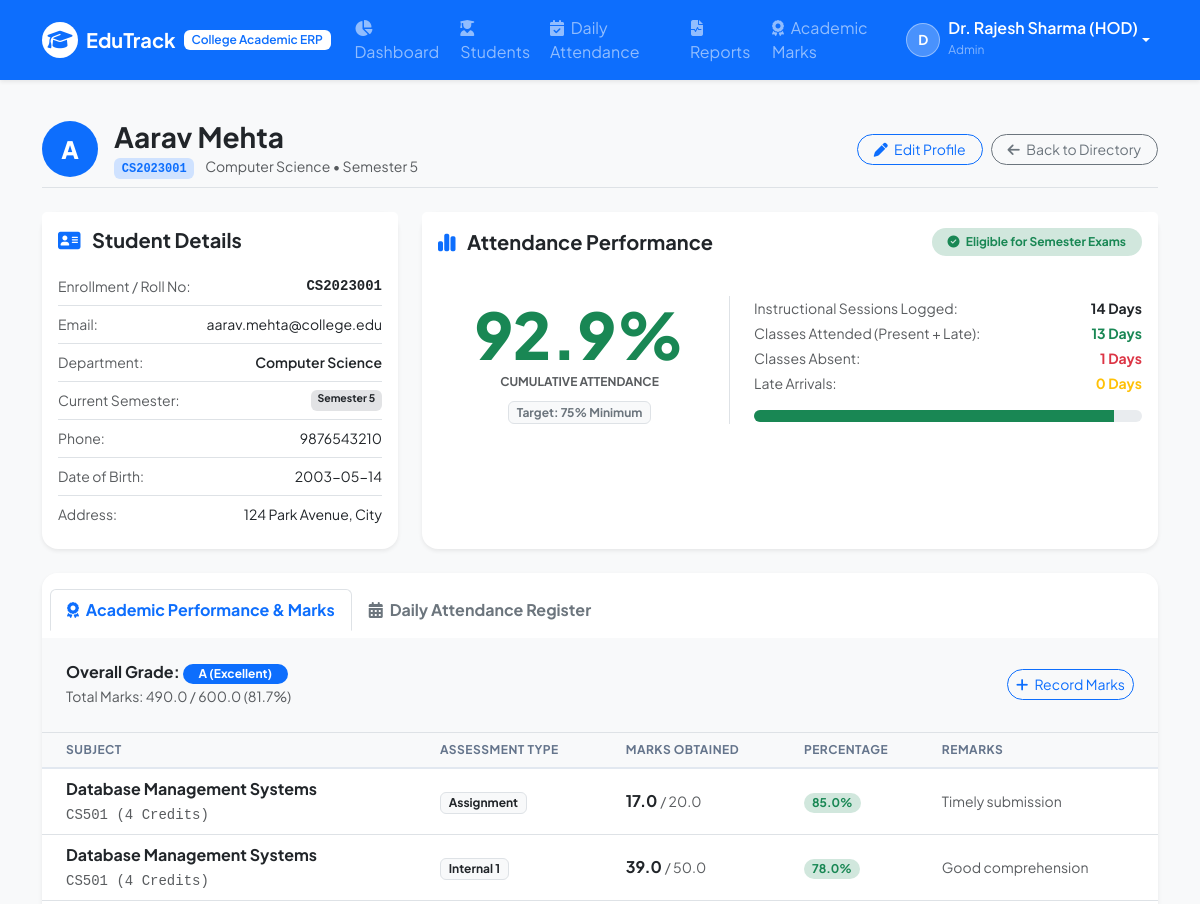
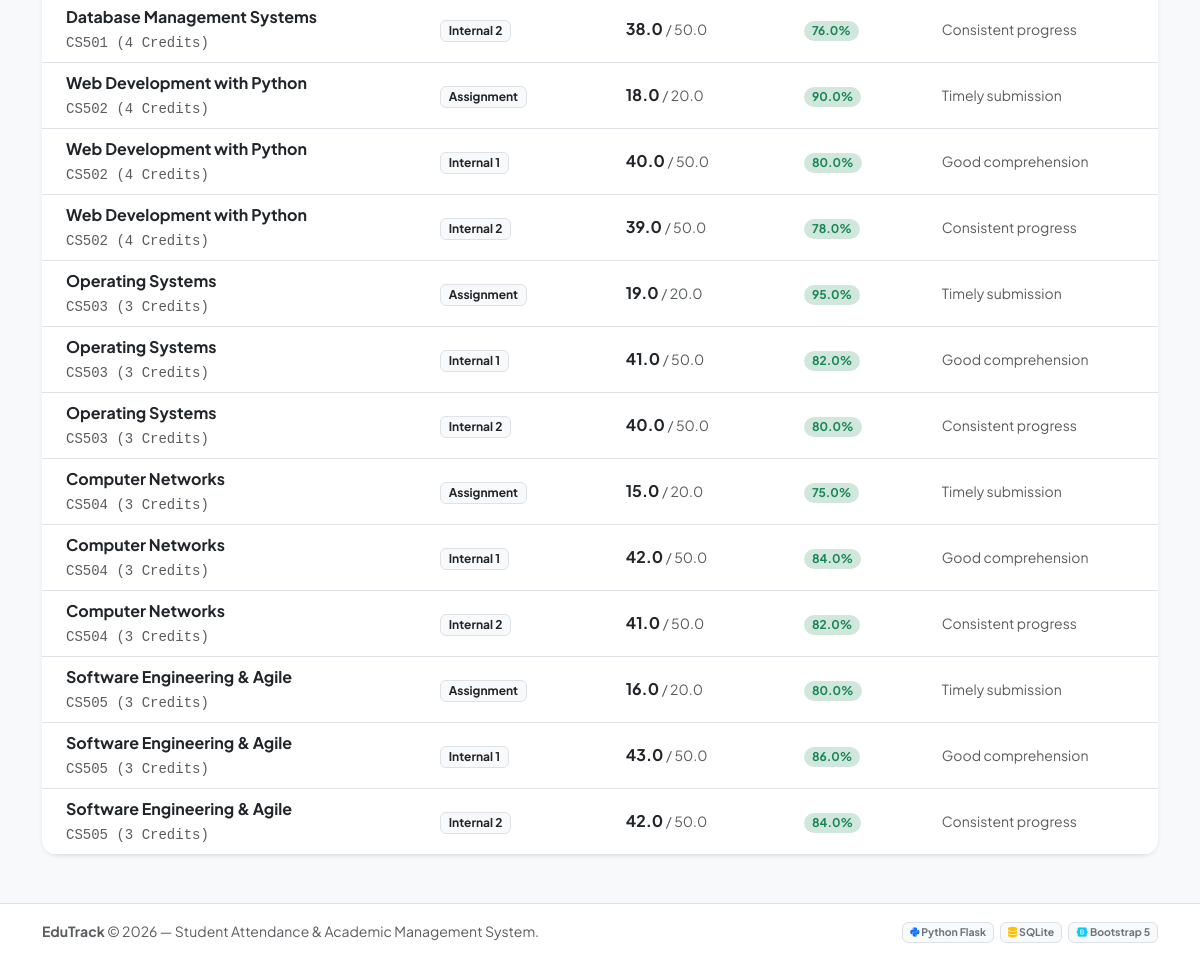
Screenshot of /admin/students/1 (signed in) with the database file from the repository (2 pictures, top to bottom).
### tables this page shows
CREATE TABLE students (
        id INTEGER PRIMARY KEY AUTOINCREMENT,
        roll_no TEXT UNIQUE NOT NULL,
        full_name TEXT NOT NULL,
        email TEXT UNIQUE NOT NULL,
        password_hash TEXT NOT NULL,
        department TEXT NOT NULL,
        semester INTEGER NOT NULL,
        phone TEXT,
        dob TEXT,
        address TEXT,
        created_at TIMESTAMP DEFAULT CURRENT_TIMESTAMP
    );

CREATE TABLE marks (
        id INTEGER PRIMARY KEY AUTOINCREMENT,
        student_id INTEGER NOT NULL,
        subject_id INTEGER NOT NULL,
        exam_type TEXT NOT NULL CHECK(exam_type IN ('Internal 1', 'Internal 2', 'Assignment', 'Semester Final')),
        marks_obtained REAL NOT NULL,
        max_marks REAL NOT NULL DEFAULT 100,
        remarks TEXT,
        created_at TIMESTAMP DEFAULT CURRENT_TIMESTAMP,
        FOREIGN KEY (student_id) REFERENCES students(id) ON DELETE CASCADE,
        FOREIGN KEY (subject_id) REFERENCES subjects(id) ON DELETE CASCADE
    );

CREATE TABLE subjects (
        id INTEGER PRIMARY KEY AUTOINCREMENT,
        subject_code TEXT UNIQUE NOT NULL,
        subject_name TEXT NOT NULL,
        department TEXT NOT NULL,
        semester INTEGER NOT NULL,
        credits INTEGER DEFAULT 3
    );

### app.py (the view)
@app.route('/admin/students/<int:id>')
@login_required
@admin_required
def view_student(id):
    conn = get_db()
    cursor = conn.cursor()
    cursor.execute("SELECT * FROM students WHERE id = ?", (id,))
    student = cursor.fetchone()
    if not student:
        flash('Student record not found.', 'danger')
        conn.close()
        return redirect(url_for('manage_students'))
    attendance_stats = get_student_attendance_stats(id)
    cursor.execute('''
    SELECT date, status, marked_by
    FROM attendance
    WHERE student_id = ?
    ORDER BY date DESC
    ''', (id,))
    attendance_history = cursor.fetchall()
    academic_summary = get_student_academic_summary(id)
    conn.close()
    return render_template(
        'students/view.html',
        student=student,
        attendance_stats=attendance_stats,
        attendance_history=attendance_history,
        academic_summary=academic_summary
    )

### app.py (called while the page is built)
def login_required(f):
    @wraps(f)
    def decorated_function(*args, **kwargs):
        if 'user_id' not in session:
            flash('Please log in to access this portal.', 'warning')
            return redirect(url_for('login'))
        return f(*args, **kwargs)
    return decorated_function

def admin_required(f):
    @wraps(f)
    def decorated_function(*args, **kwargs):
        if session.get('user_type') != 'admin':
            flash('Access restricted to college administrators and faculty only.', 'danger')
            return redirect(url_for('login'))
        return f(*args, **kwargs)
    return decorated_function

@app.context_processor
def inject_now():
    return {'current_year': datetime.now().year, 'today_date': datetime.now().strftime('%Y-%m-%d')}

### database.py (called while the page is built)
def get_db():
    conn = sqlite3.connect(DATABASE_PATH)
    conn.row_factory = sqlite3.Row
    conn.execute("PRAGMA foreign_keys = ON")
    return conn

### templates/students/view.html (shortened to what this page needs)
{% extends "base.html" %}
{% block content %}
<div class="d-flex flex-wrap justify-content-between align-items-center mb-4 pb-2 border-bottom">
    <div class="d-flex align-items-center">
        <span class="avatar-large bg-primary text-white rounded-circle p-3 me-3 d-inline-flex align-items-center justify-content-center fw-black fs-4" style="width: 56px; height: 56px;">
            {{ student.full_name[:1] }}
        </span>
        <div>
            <h3 class="fw-bold text-dark mb-0">{{ student.full_name }}</h3>
            <span class="badge bg-primary-subtle text-primary font-monospace fw-bold">{{ student.roll_no }}</span>
            <span class="text-muted small ms-2">{{ student.department }} • Semester {{ student.semester }}</span>
        </div>
    </div>
    <div class="mt-2 mt-md-0 d-flex gap-2">
        <a href="{{ url_for('edit_student', id=student.id) }}" class="btn btn-outline-primary btn-sm rounded-pill px-3">
            <i class="fa-solid fa-pen me-1"></i> Edit Profile
        </a>
        <a href="{{ url_for('manage_students') }}" class="btn btn-outline-secondary btn-sm rounded-pill px-3">
            <i class="fa-solid fa-arrow-left me-1"></i> Back to Directory
        </a>
    </div>
</div>
<div class="row g-4 mb-4">
    <div class="col-md-5 col-lg-4">
        <div class="card border-0 shadow-sm rounded-4 h-100">
            <div class="card-header bg-white border-0 py-3">
                <h5 class="fw-bold mb-0 text-dark"><i class="fa-solid fa-address-card text-primary me-2"></i> Student Details</h5>
            </div>
            <div class="card-body pt-0">
                <ul class="list-group list-group-flush small">
                    <li class="list-group-item d-flex justify-content-between px-0 py-2">
                        <span class="text-muted">Enrollment / Roll No:</span>
                        <strong class="font-monospace text-dark">{{ student.roll_no }}</strong>
                    </li>
                    <li class="list-group-item d-flex justify-content-between px-0 py-2">
                        <span class="text-muted">Email:</span>
                        <span class="text-dark">{{ student.email }}</span>
                    </li>
                    <li class="list-group-item d-flex justify-content-between px-0 py-2">
                        <span class="text-muted">Department:</span>
                        <span class="fw-semibold text-dark">{{ student.department }}</span>
                    </li>
                    <li class="list-group-item d-flex justify-content-between px-0 py-2">
                        <span class="text-muted">Current Semester:</span>
                        <span class="badge bg-secondary-subtle text-dark">Semester {{ student.semester }}</span>
                    </li>
                    <li class="list-group-item d-flex justify-content-between px-0 py-2">
                        <span class="text-muted">Phone:</span>
                        <span>{{ student.phone or 'Not provided' }}</span>
                    </li>
                    <li class="list-group-item d-flex justify-content-between px-0 py-2">
                        <span class="text-muted">Date of Birth:</span>
                        <span>{{ student.dob or 'Not recorded' }}</span>
                    </li>
                    <li class="list-group-item d-flex justify-content-between px-0 py-2">
                        <span class="text-muted">Address:</span>
                        <span>{{ student.address or 'Campus Hostel' }}</span>
                    </li>
                </ul>
            </div>
        </div>
    </div>
    <div class="col-md-7 col-lg-8">
        <div class="card border-0 shadow-sm rounded-4 h-100">
            <div class="card-header bg-white border-0 py-3 d-flex justify-content-between align-items-center">
                <h5 class="fw-bold mb-0 text-dark"><i class="fa-solid fa-chart-simple text-primary me-2"></i> Attendance Performance</h5>
                {% if attendance_stats.percentage >= 75 %}
                    <span class="badge bg-success-subtle text-success rounded-pill px-3 py-2 fw-bold">
                        <i class="fa-solid fa-circle-check me-1"></i> Eligible for Semester Exams
                    </span>
                {% else %}
                    <span class="badge bg-danger rounded-pill px-3 py-2 fw-bold">
                        <i class="fa-solid fa-triangle-exclamation me-1"></i> Attendance Shortage (<75%)
                    </span>
                {% endif %}
            </div>
            <div class="card-body pt-0">
                <div class="row align-items-center g-3 my-2">
                    <div class="col-sm-5 text-center border-end">
                        <div class="display-3 fw-black {% if attendance_stats.percentage >= 85 %}text-success{% elif attendance_stats.percentage >= 75 %}text-warning{% else %}text-danger{% endif %}">
                            {{ attendance_stats.percentage }}%
                        </div>
                        <div class="text-muted fw-bold text-uppercase fs-8">Cumulative Attendance</div>
                        <div class="mt-2">
                            <span class="badge bg-light text-secondary border">Target: 75% Minimum</span>
                        </div>
                    </div>
                    <div class="col-sm-7 ps-sm-4">
                        <div class="d-flex justify-content-between mb-1 small">
                            <span class="text-muted">Instructional Sessions Logged:</span>
                            <strong>{{ attendance_stats.total_days }} Days</strong>
                        </div>
                        <div class="d-flex justify-content-between mb-1 small">
                            <span class="text-muted">Classes Attended (Present + Late):</span>
                            <strong class="text-success">{{ attendance_stats.attended_days }} Days</strong>
                        </div>
                        <div class="d-flex justify-content-between mb-1 small">
                            <span class="text-muted">Classes Absent:</span>
                            <strong class="text-danger">{{ attendance_stats.absent_days }} Days</strong>
                        </div>
                        <div class="d-flex justify-content-between mb-2 small">
                            <span class="text-muted">Late Arrivals:</span>
                            <strong class="text-warning">{{ attendance_stats.late_days }} Days</strong>
                        </div>
                        <div class="progress rounded-pill mt-3" style="height: 12px;">
                            <div class="progress-bar {% if attendance_stats.percentage >= 85 %}bg-success{% elif attendance_stats.percentage >= 75 %}bg-warning{% else %}bg-danger{% endif %}" role="progressbar" style="width: {{ attendance_stats.percentage }}%;"></div>
                        </div>
                    </div>
                </div>
            </div>
        </div>
    </div>
</div>
<div class="card border-0 shadow-sm rounded-4 overflow-hidden mb-4">
    <div class="card-header bg-white py-3 border-0">
        <ul class="nav nav-tabs card-header-tabs" id="studentDetailTabs" role="tablist">
            <li class="nav-item" role="presentation">
                <button class="nav-link active fw-bold text-primary" id="academic-tab" data-bs-toggle="tab" data-bs-target="#academic-pane" type="button" role="tab">
                    <i class="fa-solid fa-award me-1"></i> Academic Performance & Marks
                </button>
            </li>
            <li class="nav-item" role="presentation">
                <button class="nav-link fw-bold text-secondary" id="history-tab" data-bs-toggle="tab" data-bs-target="#history-pane" type="button" role="tab">
                    <i class="fa-solid fa-calendar-days me-1"></i> Daily Attendance Register
                </button>
            </li>
        </ul>
    </div>
    <div class="card-body p-0">
        <div class="tab-content" id="studentDetailTabContent">
            <div class="tab-pane fade show active" id="academic-pane" role="tabpanel">
                <div class="p-4 bg-light border-bottom d-flex justify-content-between align-items-center">
                    <div>
                        <h6 class="fw-bold mb-0 text-dark">Overall Grade: <span class="badge bg-primary rounded-pill px-3">{{ academic_summary.grade }}</span></h6>
                        <small class="text-muted">Total Marks: {{ academic_summary.total_obtained }} / {{ academic_summary.total_max }} ({{ academic_summary.overall_percentage }}%)</small>
                    </div>
                    <a href="{{ url_for('manage_marks') }}" class="btn btn-sm btn-outline-primary rounded-pill">
                        <i class="fa-solid fa-plus me-1"></i> Record Marks
                    </a>
                </div>
                <div class="table-responsive">
                    <table class="table table-hover align-middle mb-0">
                        <thead class="table-light fs-8 text-uppercase">
                            <tr>
                                <th class="ps-4">Subject</th>
                                <th>Assessment Type</th>
                                <th>Marks Obtained</th>
                                <th>Percentage</th>
                                <th>Remarks</th>
                            </tr>
                        </thead>
                        <tbody>
                            {% if academic_summary.marks_list %}
                                {% for m in academic_summary.marks_list %}
                                    {% set pct = ((m.marks_obtained / m.max_marks) * 100)|round(1) %}
                                    <tr>
                                        <td class="ps-4">
                                            <div class="fw-bold text-dark">{{ m.subject_name }}</div>
                                            <small class="text-muted font-monospace">{{ m.subject_code }} ({{ m.credits }} Credits)</small>
                                        </td>
                                        <td><span class="badge bg-light text-dark border">{{ m.exam_type }}</span></td>
                                        <td>
                                            <span class="fw-bold text-dark fs-6">{{ m.marks_obtained }}</span>
                                            <small class="text-muted">/ {{ m.max_marks }}</small>
                                        </td>
                                        <td>
                                            <span class="badge {% if pct >= 75 %}bg-success-subtle text-success{% elif pct >= 50 %}bg-warning-subtle text-warning-emphasis{% else %}bg-danger-subtle text-danger{% endif %} rounded-pill px-2 py-1 fw-bold">
                                                {{ pct }}%
                                            </span>
                                        </td>
                                        <td><span class="text-muted small">{{ m.remarks or 'Completed' }}</span></td>
                                    </tr>
                                {% endfor %}
                            {% else %}
                                <tr>
                                    <td colspan="5" class="text-center py-4 text-muted">
                                        No academic marks have been recorded for this student yet.
                                    </td>
                                </tr>
                            {% endif %}
                        </tbody>
                    </table>
                </div>
            </div>
        </div>
    </div>
</div>
{% endblock %}

### static/css/style.css (style rules this page uses)
:root { --primary-color: #2563eb; --primary-hover: #1d4ed8; --primary-light: #eff6ff; --secondary-color: #64748b; --success-color: #10b981; --warning-color: #f59e0b; --danger-color: #ef4444; --dark-color: #0f172a; --card-shadow: 0 4px 6px -1px rgba(0, 0, 0, 0.05), 0 2px 4px -2px rgba(0, 0, 0, 0.05); }
body { font-family: 'Plus Jakarta Sans', system-ui, -apple-system, BlinkMacSystemFont, "Segoe UI", Roboto, sans-serif; color: #1e293b; background-color: #f8fafc; -webkit-font-smoothing: antialiased; }
.fs-8 { font-size: 0.75rem !important; }
.fw-black { font-weight: 800 !important; }
.card { transition: transform 0.2s ease, box-shadow 0.2s ease; }
.progress-bar { transition: width 0.8s ease-in-out; }
.table thead th { font-weight: 700; letter-spacing: 0.5px; color: #64748b; border-bottom: 2px solid #e2e8f0; }

### rows the page displays
students: full_name "A", full_name "Aarav Mehta", roll_no "CS2023001", department "Computer Science", semester "5", email "aarav.mehta@college.edu", phone "9876543210", dob "2003-05-14", address "124 Park Avenue, City"
marks: subject_name "Database Management Systems", subject_code "CS501", credits "4", exam_type "Assignment", marks_obtained "17.0", max_marks "20.0", pct "85.0", remarks "Timely submission"
marks: subject_name "Database Management Systems", subject_code "CS501", credits "4", exam_type "Internal 1", marks_obtained "39.0", max_marks "50.0", pct "78.0", remarks "Good comprehension"
marks: subject_name "Database Management Systems", subject_code "CS501", credits "4", exam_type "Internal 2", marks_obtained "38.0", max_marks "50.0", pct "76.0", remarks "Consistent progress"
marks: subject_name "Web Development with Python", subject_code "CS502", credits "4", exam_type "Assignment", marks_obtained "18.0", max_marks "20.0", pct "90.0", remarks "Timely submission"
marks: subject_name "Web Development with Python", subject_code "CS502", credits "4", exam_type "Internal 1", marks_obtained "40.0", max_marks "50.0", pct "80.0", remarks "Good comprehension"
marks: subject_name "Web Development with Python", subject_code "CS502", credits "4", exam_type "Internal 2", marks_obtained "39.0", max_marks "50.0", pct "78.0", remarks "Consistent progress"
marks: subject_name "Operating Systems", subject_code "CS503", credits "3", exam_type "Assignment", marks_obtained "19.0", max_marks "20.0", pct "95.0", remarks "Timely submission"
marks: subject_name "Operating Systems", subject_code "CS503", credits "3", exam_type "Internal 1", marks_obtained "41.0", max_marks "50.0", pct "82.0", remarks "Good comprehension"
marks: subject_name "Operating Systems", subject_code "CS503", credits "3", exam_type "Internal 2", marks_obtained "40.0", max_marks "50.0", pct "80.0", remarks "Consistent progress"
marks: subject_name "Computer Networks", subject_code "CS504", credits "3", exam_type "Assignment", marks_obtained "15.0", max_marks "20.0", pct "75.0", remarks "Timely submission"
marks: subject_name "Computer Networks", subject_code "CS504", credits "3", exam_type "Internal 1", marks_obtained "42.0", max_marks "50.0", pct "84.0", remarks "Good comprehension"
marks: subject_name "Computer Networks", subject_code "CS504", credits "3", exam_type "Internal 2", marks_obtained "41.0", max_marks "50.0", pct "82.0", remarks "Consistent progress"
marks: subject_name "Software Engineering & Agile", subject_code "CS505", credits "3", exam_type "Assignment", marks_obtained "16.0", max_marks "20.0", pct "80.0", remarks "Timely submission"
marks: subject_name "Software Engineering & Agile", subject_code "CS505", credits "3", exam_type "Internal 1", marks_obtained "43.0", max_marks "50.0", pct "86.0", remarks "Good comprehension"
marks: subject_name "Software Engineering & Agile", subject_code "CS505", credits "3", exam_type "Internal 2", marks_obtained "42.0", max_marks "50.0", pct "84.0", remarks "Consistent progress"

### other values shown
{{ session.get('user_name', 'User')[:1] }} "D"
{{ session.get('user_name') }} "Dr. Rajesh Sharma (HOD)"
{{ session.get('user_type')|capitalize }} "Admin"
{{ attendance_stats.percentage }} "92.9"
{{ attendance_stats.total_days }} "14"
{{ attendance_stats.attended_days }} "13"
{{ attendance_stats.absent_days }} "1"
{{ attendance_stats.late_days }} "0"
{{ academic_summary.grade }} "A (Excellent)"
{{ academic_summary.total_obtained }} "490.0"
{{ academic_summary.total_max }} "600.0"
{{ academic_summary.overall_percentage }} "81.7"
